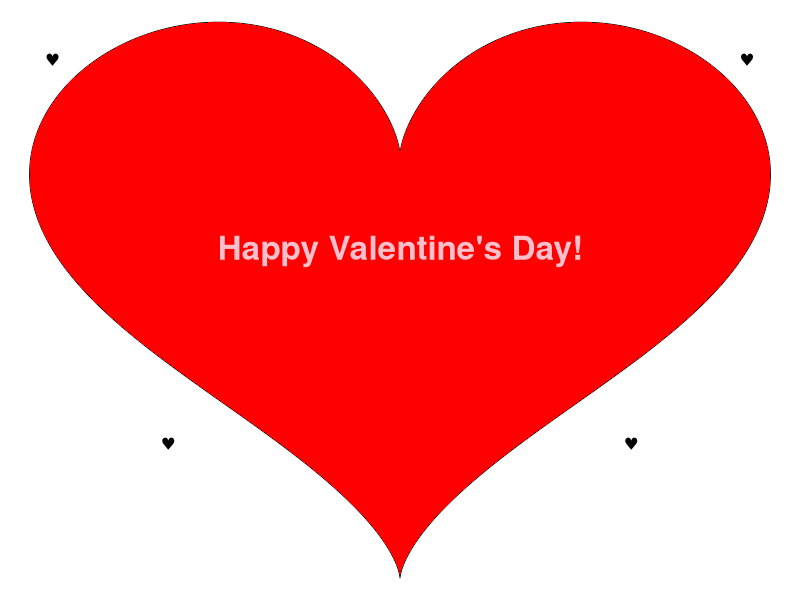

This chart was generated by the following R code:
x <- seq(0, 2*pi, by = 0.01)
xhrt <- 16 * sin(x) ^ 3
yhrt <- 13 * cos(x) - 5 * cos(2*x) - 2 * cos(3*x) - cos(4*x)
par(mar = c(0, 0, 0, 0))
plot(xhrt, yhrt, type = "l", axes = FALSE, xlab = "", ylab = "")
polygon(xhrt, yhrt, col = "red", border = NA)
points(c(10,-10, -15, 15), c(-10, -10, 10, 10), pch = 169, font = 5)
text(0, 0, "Happy Valentine's Day!", font = 2, cex = 2, col = "pink")